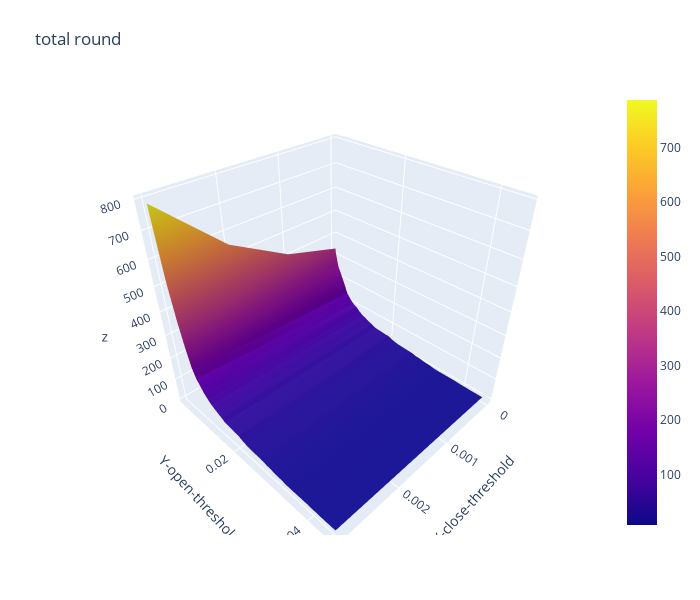

Notebook source saved alongside this figure:
### Code cell
import plotly.graph_objects as go

x_data = df_total_round.columns.to_list() # close threshold

y_data = df_total_round.index.to_list() # open threshold

z_data = df_total_round.copy(deep=True) # win rate

fig = go.Figure(data=[go.Surface(z=z_data.values,x=x_data,y=y_data)])

fig.update_layout(title="total round", # 标题
                  autosize=False,  # 尺度自动缩放
                  width=700,  # 长宽
                  height=600,
                  margin=dict(l=65,r=50,b=65,t=90),  # 4个位置的距离
                  scene=dict(xaxis_title='X-close-threshold',yaxis_title='Y-open-threshold')
                 )

fig.show()

### Figure 1 — Plotly figure (JSON) as saved in the notebook; plotly's stock layout.template omitted (floating-point values rounded to 4 significant figures; data arrays with more than 128 entries replaced by an {"elided": "..."} marker saying what was removed)
{"data": [{"type": "surface", "x": [0, 0.001, 0.002, 0.003], "y": [0.0031, 0.0032, 0.0035, 0.004, 0.005, 0.006, 0.007, 0.008, 0.009, 0.01, 0.011, 0.012, 0.013, 0.014, 0.015, 0.016, 0.017, 0.018, 0.019, 0.02, 0.021, 0.022, 0.023, 0.024, 0.025, 0.026, 0.027, 0.028, 0.029, 0.03, 0.031, 0.032, 0.033, 0.034, 0.035, 0.036, 0.037, 0.038, 0.039, 0.04, 0.041, 0.042, 0.043, 0.044, 0.045], "z": {"elided": "45x4 int values"}}], "layout": {"autosize": false, "height": 600, "margin": {"b": 65, "l": 65, "r": 50, "t": 90}, "scene": {"xaxis": {"title": {"text": "X-close-threshold"}}, "yaxis": {"title": {"text": "Y-open-threshold"}}}, "title": {"text": "total round"}, "width": 700}}
